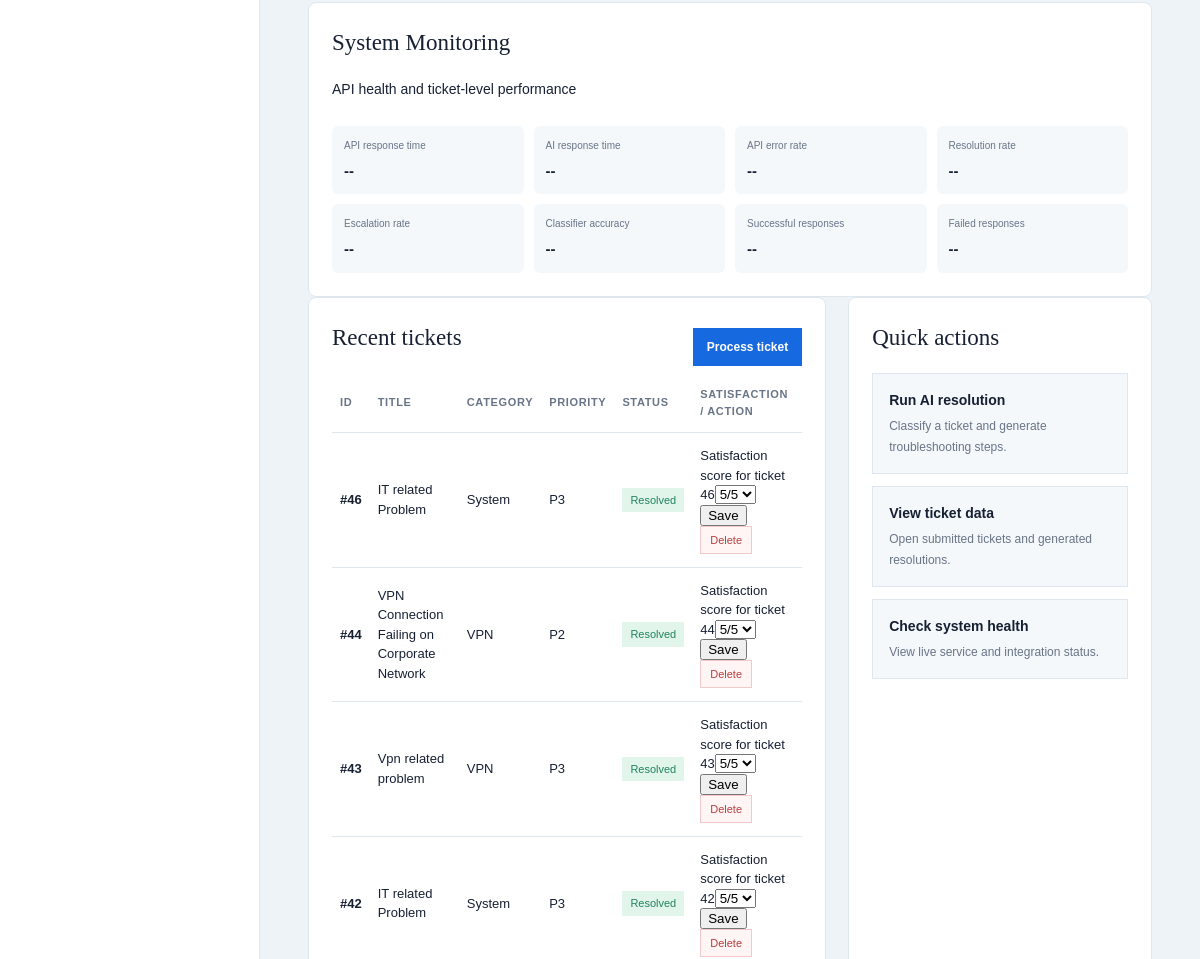
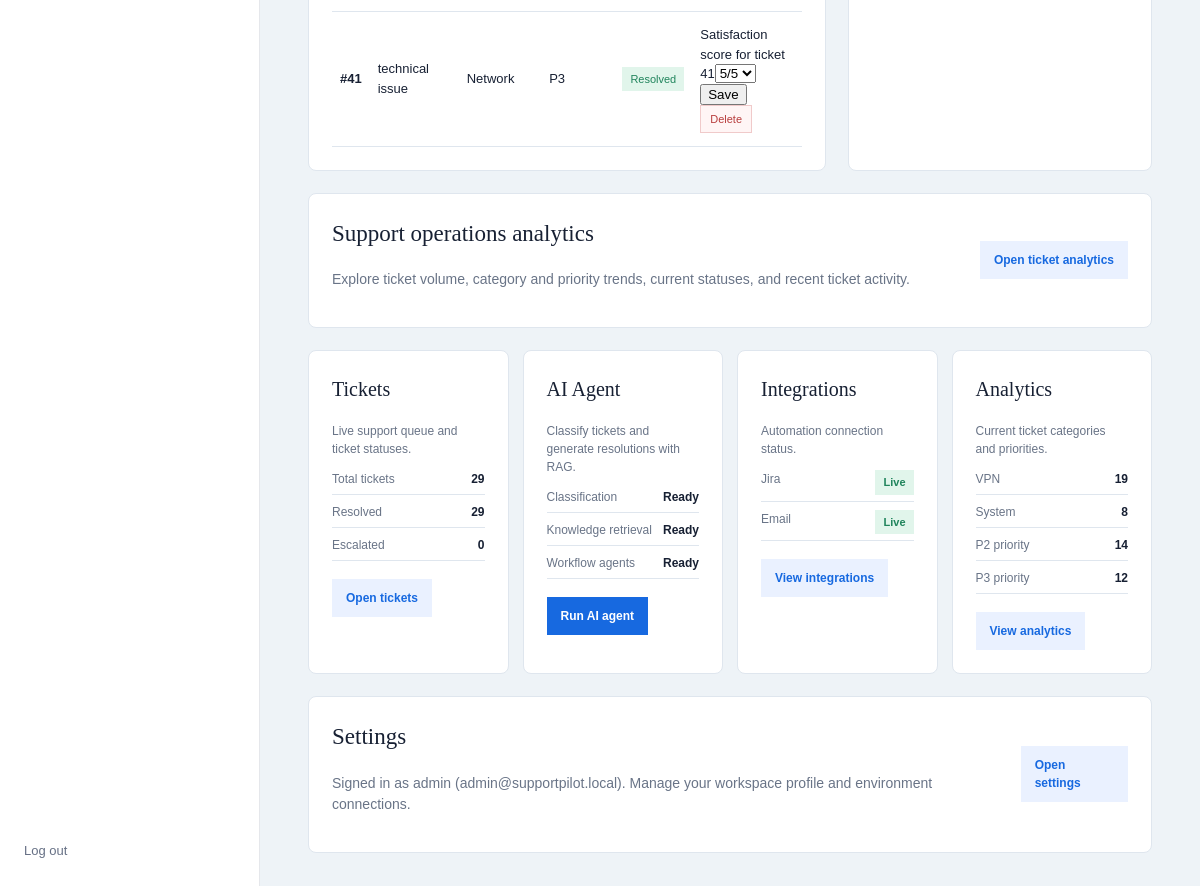
The page /dashboard (signed in, lower part) on the database as committed earlier (2 pictures, top to bottom).
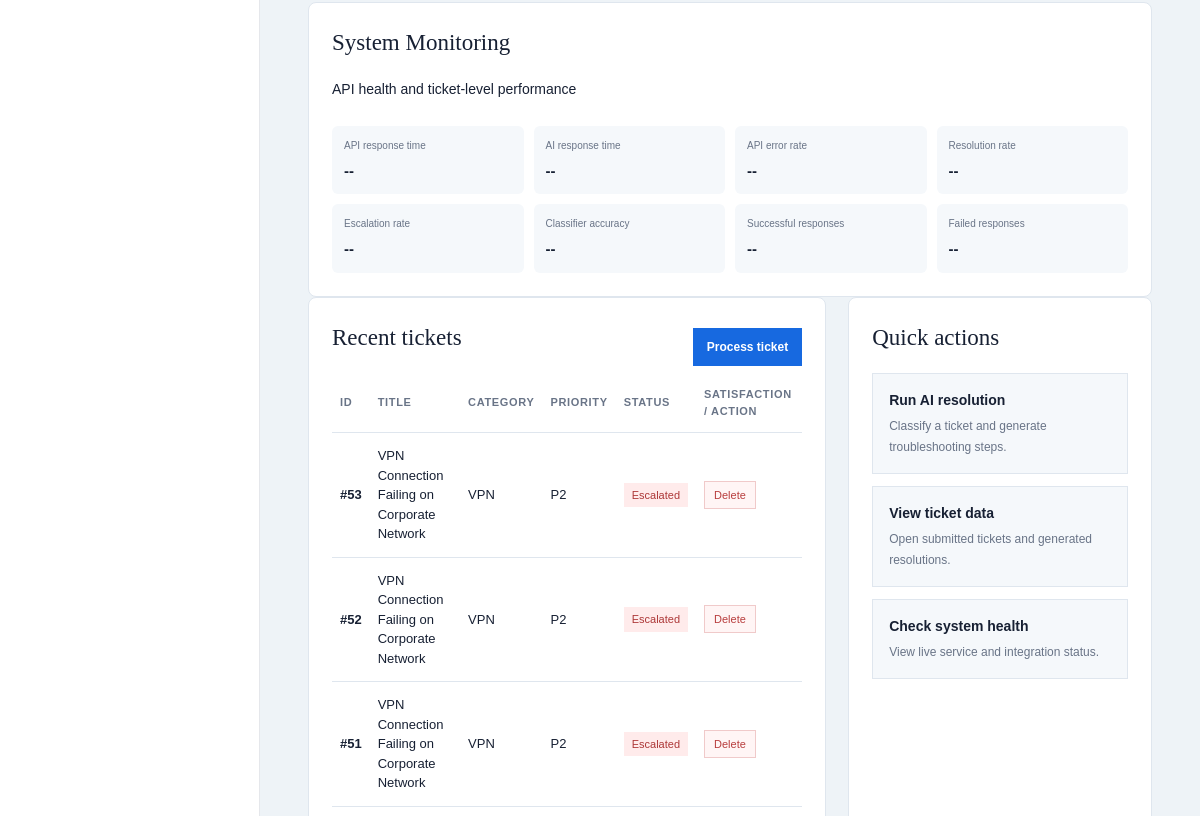
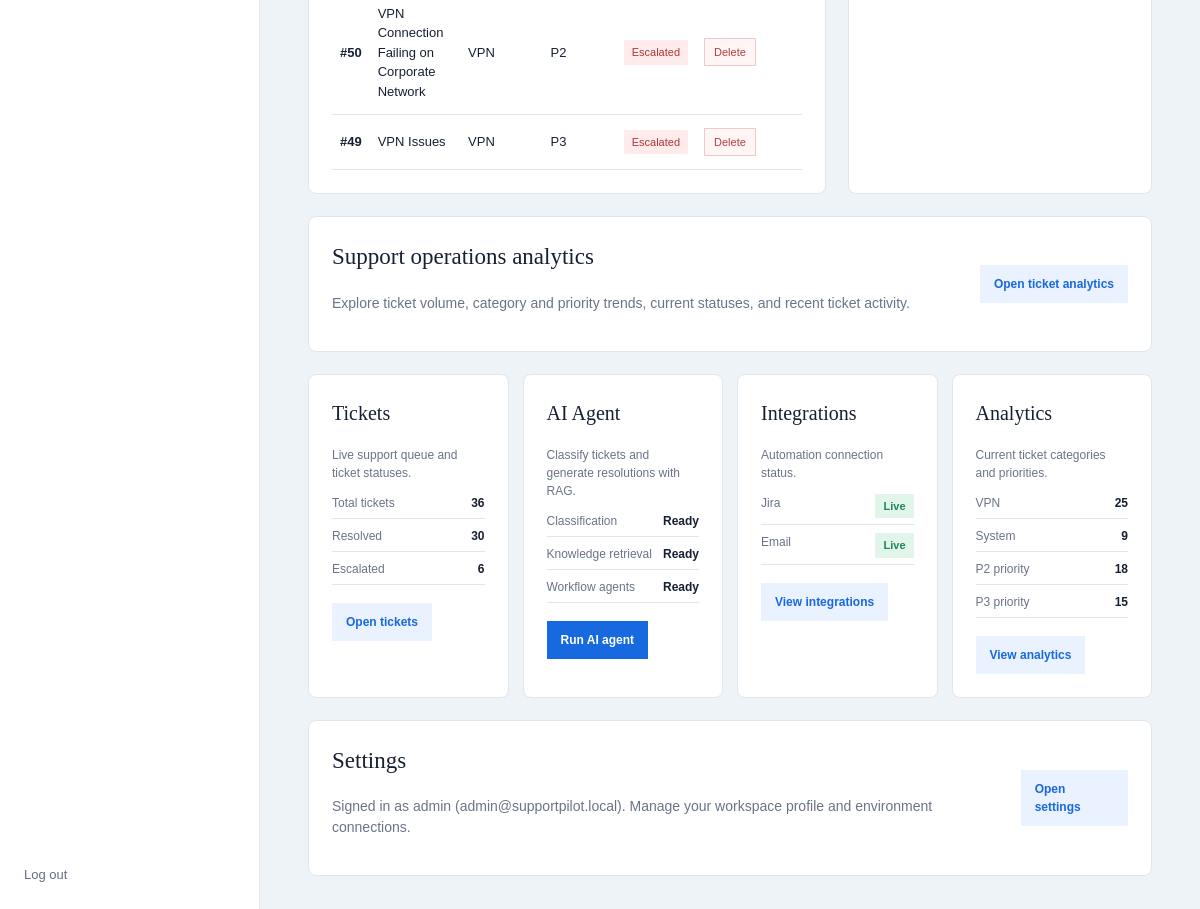
The same page on the database as committed later (2 pictures, top to bottom).
### tables this page shows
CREATE TABLE tickets (

            ticket_id INTEGER PRIMARY KEY AUTOINCREMENT,

            employee_name TEXT NOT NULL,

            email TEXT NOT NULL,

            department TEXT NOT NULL,

            title TEXT NOT NULL,

            description TEXT NOT NULL,

            category TEXT,

            severity TEXT,

            priority TEXT,

            confidence REAL,

            status TEXT DEFAULT 'Open',

            resolution TEXT,

            created_at TIMESTAMP
                DEFAULT CURRENT_TIMESTAMP
        , ai_processing_time_seconds REAL, csat REAL, resolved_at TIMESTAMP, ai_resolved INTEGER NOT NULL DEFAULT 0, escalated INTEGER NOT NULL DEFAULT 0, escalation_reason TEXT, validation_status TEXT, human_requested INTEGER NOT NULL DEFAULT 0, response_generation_time_seconds REAL, ai_response_succeeded INTEGER);

### app.py (the view)
@app.route("/dashboard")
@login_required
def dashboard():
    tickets_data = get_all_tickets()
    category_counts = {}
    priority_counts = {}
    for ticket in tickets_data:
        category = ticket.get("category") or "Unclassified"
        priority = ticket.get("priority") or "Unknown"
        category_counts[category] = category_counts.get(category, 0) + 1
        priority_counts[priority] = priority_counts.get(priority, 0) + 1
    counts = {
        "total": len(tickets_data),
        "resolved": sum(
            ticket["status"] == "Resolved"
            for ticket in tickets_data
        ),
        "open": sum(ticket["status"] == "Open" for ticket in tickets_data),
        "escalated": sum(
            ticket["status"] == "Escalated"
            for ticket in tickets_data
        )
    }
    return render_template(
        "dashboard.html",
        user=session,
        tickets=tickets_data[:8],
        counts=counts,
        category_counts=sorted(
            category_counts.items(),
            key=lambda item: item[1],
            reverse=True
        ),
        priority_counts=sorted(priority_counts.items()),
        jira_configured=jira_is_configured(),
        email_configured=email_is_configured(),
        escalation_threshold=ESCALATION_CONFIDENCE_THRESHOLD,
    )

### app.py (called while the page is built, shortened)
@app.before_request
def start_request_timer():
    g.request_started_at = time.perf_counter()

@app.after_request
def record_request_metrics(response):
    return response

def login_required(view):
    @wraps(view)
    def wrapped_view(*args, **kwargs):
        return view(*args, **kwargs)
    return wrapped_view

### database.py (called while the page is built)
def get_connection():
    connection = sqlite3.connect(
        DATABASE_PATH
    )
    connection.row_factory = (
        sqlite3.Row
    )
    return connection

def get_all_tickets():
    connection = get_connection()
    cursor = connection.cursor()
    cursor.execute("""
        SELECT *
        FROM tickets
        ORDER BY ticket_id DESC
    """)
    rows = cursor.fetchall()
    connection.close()
    return [
        dict(row)
        for row in rows
    ]

### email_service.py (called while the page is built)
def email_is_configured():
    return all([
        SMTP_SERVER,
        SMTP_EMAIL,
        SMTP_PASSWORD
    ])

### jira_service.py (called while the page is built)
def jira_is_configured():
    return all([
        JIRA_URL,
        JIRA_EMAIL,
        JIRA_API_TOKEN,
        JIRA_PROJECT_KEY
    ])

### templates/dashboard.html (shortened to what the changed rows need)
<!doctype html>
<html lang="en">
<head>
    <link rel="stylesheet" href="{{ url_for('static', filename='css/dashboard.css') }}">
    <link rel="stylesheet" href="{{ url_for('static', filename='css/sidebar.css') }}">
</head>
<body>
    <div class="layout">
        <main>
            <section class="panel monitoring-panel">
                <div class="panel-head"><div><h2>System Monitoring</h2><p>API health and ticket-level performance</p></div></div>
            </section>
            <div class="grid">
                <section class="panel">
                    <div class="panel-head"><h2>Recent tickets</h2><a class="button" href="{{ url_for('agent_page') }}">Process ticket</a></div>
                    {% if tickets %}
                    <div class="table-wrap"><table><thead><tr><th>ID</th><th>Title</th><th>Category</th><th>Priority</th><th>Status</th><th>Satisfaction / action</th></tr></thead><tbody>
                    {% for ticket in tickets[:5] %}<tr><td>#{{ ticket.ticket_id }}</td><td>{{ ticket.title }}</td><td>{{ ticket.category }}</td><td>{{ ticket.priority }}</td><td><span class="status {{ ticket.status }}">{{ ticket.status }}</span></td><td><div class="ticket-actions">{% if ticket.status|lower in ['resolved', 'auto-resolved', 'closed'] %}<form class="satisfaction-form" method="post" action="{{ url_for('ticket_satisfaction', ticket_id=ticket.ticket_id) }}"><label class="visually-hidden" for="csat-{{ ticket.ticket_id }}">Satisfaction score for ticket {{ ticket.ticket_id }}</label><select id="csat-{{ ticket.ticket_id }}" name="csat" aria-label="Satisfaction score for ticket {{ ticket.ticket_id }}">{% for score in range(1, 6) %}<option value="{{ score }}" {% if ticket.csat and ticket.csat|int == score %}selected{% elif not ticket.csat and score == 5 %}selected{% endif %}>{{ score }}/5</option>{% endfor %}</select><button type="submit">Save</button></form>{% endif %}<form method="post" action="{{ url_for('delete_ticket_route', ticket_id=ticket.ticket_id) }}" onsubmit="return confirm('Delete this ticket permanently?');"><button class="dashboard-delete" type="submit">Delete</button></form></div></td></tr>{% endfor %}
                    </tbody></table></div>
                    {% else %}<div class="empty">No tickets yet. Start with the AI agent to create the first one.</div>{% endif %}
                </section>
                <section class="panel"><h2>Quick actions</h2></section>
            </div>
            <section class="panel settings-panel">
                <div class="panel-head">
                    <div>
                        <h2>Support operations analytics</h2>
                    </div>
                </div>
            </section>
            <section class="feature-grid">
                <div class="panel feature-card">
                    <h2>Tickets</h2>
                    <div class="feature-list">
                        <div><span>Total tickets</span><b>{{ counts.total }}</b></div>
                        <div><span>Resolved</span><b>{{ counts.resolved }}</b></div>
                        <div><span>Escalated</span><b>{{ counts.escalated }}</b></div>
                    </div>
                </div>
                <div class="panel feature-card">
                    <h2>AI Agent</h2>
                </div>
                <div class="panel feature-card">
                    <h2>Integrations</h2>
                </div>
                <div class="panel feature-card">
                    <h2>Analytics</h2>
                    <div class="feature-list">
                        {% for name, count in category_counts[:2] %}<div><span>{{ name }}</span><b>{{ count }}</b></div>{% else %}<div><span>No ticket data</span><b>0</b></div>{% endfor %}
                        {% for name, count in priority_counts[:2] %}<div><span>{{ name }} priority</span><b>{{ count }}</b></div>{% endfor %}
                    </div>
                </div>
            </section>
            <section class="panel settings-panel">
                <div class="panel-head"><div><h2>Settings</h2></div></div>
            </section>
        </main>
    </div>
</body>
</html>

Rows that differ between the two databases and show on the page:
no longer on this page (row edited): tickets: ticket_id "46", title "IT related Problem", category "System", priority "P3", status "Resolved", csat "5/5", count "8", count "12"
no longer on this page (row edited): tickets: ticket_id "44", title "VPN Connection Failing on Corporate Network", category "VPN", priority "P2", status "Resolved", csat "5/5", count "19", count "14"
no longer on this page (row edited): tickets: ticket_id "43", title "Vpn related problem", category "VPN", priority "P3", status "Resolved", csat "5/5", shown under "Recent tickets"
no longer on this page (row edited): tickets: ticket_id "42", title "IT related Problem", category "System", priority "P3", status "Resolved", csat "5/5", shown under "Recent tickets"
no longer on this page (row edited): tickets: ticket_id "41", title "technical issue", category "Network", priority "P3", status "Resolved", csat "5/5", shown under "Recent tickets"
added tickets: ticket_id "53", title "VPN Connection Failing on Corporate Network", category "VPN", priority "P2", status "Escalated", count "25", count "18"
added tickets: ticket_id "52", title "VPN Connection Failing on Corporate Network", category "VPN", priority "P2", status "Escalated", shown under "Recent tickets"
added tickets: ticket_id "51", title "VPN Connection Failing on Corporate Network", category "VPN", priority "P2", status "Escalated", shown under "Recent tickets"
added tickets: ticket_id "50", title "VPN Connection Failing on Corporate Network", category "VPN", priority "P2", status "Escalated", shown under "Recent tickets"
added tickets: ticket_id "49", title "VPN Issues", category "VPN", priority "P3", status "Escalated", count "15"
added tickets: category "System", count "9", shown under "Analytics"
Other text that changed with them:
{{ counts.total }}: "29" → "36"
{{ counts.resolved }}: "29" → "30"
{{ counts.escalated }}: "0" → "6"
